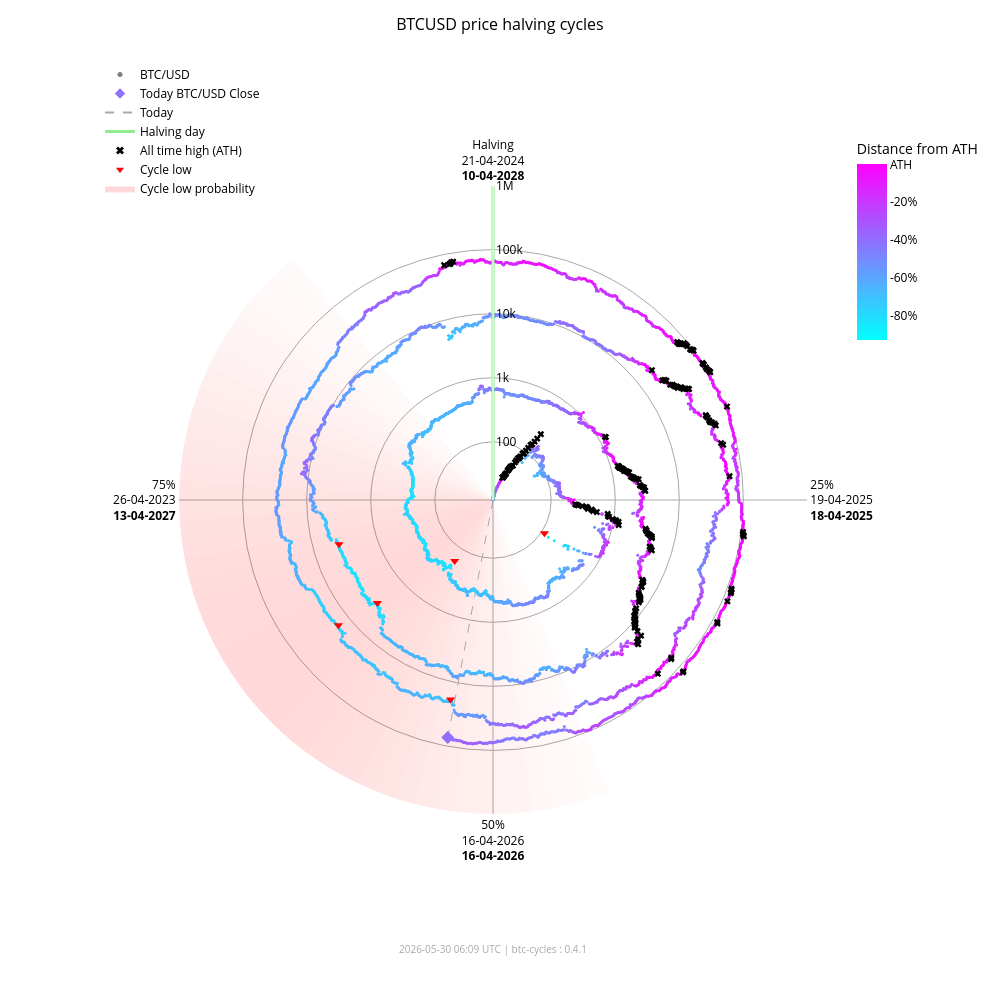

The cell this chart's notebook holds for it:
### Markdown cell above
### Interactive chart (plotly)

### Code cell
fig_interactive = btc.plot(
    kind="interactive",
    from_date="2012-11-28",
)
# plotly config for interactivity
config = {"scrollZoom": True, "displayModeBar": True}
# display in notebook
fig_interactive.show(config=config)

### Figure 1 — Plotly figure (JSON) as saved in the notebook; plotly's stock layout.template omitted (floating-point values rounded to 4 significant figures; data arrays with more than 128 entries replaced by an {"elided": "..."} marker saying what was removed)
{"data": [{"fill": "toself", "fillcolor": "rgba(255,0,0,0.017168280509461755)", "hoverinfo": "skip", "line": {"width": 0}, "mode": "lines", "r": [12.35, 1000000, 1000000, 12.35, 12.35], "showlegend": false, "theta": [158.4, 158.4, 162.0, 162.0, 158.4], "type": "scatterpolar"}, {"fill": "toself", "fillcolor": "rgba(255,0,0,0.022114794501891175)", "hoverinfo": "skip", "line": {"width": 0}, "mode": "lines", "r": [12.35, 1000000, 1000000, 12.35, 12.35], "showlegend": false, "theta": [162.0, 162.0, 165.6, 165.6, 162.0], "type": "scatterpolar"}, {"fill": "toself", "fillcolor": "rgba(255,0,0,0.02790404259511669)", "hoverinfo": "skip", "line": {"width": 0}, "mode": "lines", "r": [12.35, 1000000, 1000000, 12.35, 12.35], "showlegend": false, "theta": [165.6, 165.6, 169.2, 169.2, 165.6], "type": "scatterpolar"}, {"fill": "toself", "fillcolor": "rgba(255,0,0,0.034518294852420334)", "hoverinfo": "skip", "line": {"width": 0}, "mode": "lines", "r": [12.35, 1000000, 1000000, 12.35, 12.35], "showlegend": false, "theta": [169.2, 169.2, 172.8, 172.8, 169.2], "type": "scatterpolar"}, {"fill": "toself", "fillcolor": "rgba(255,0,0,0.041901979682821514)", "hoverinfo": "skip", "line": {"width": 0}, "mode": "lines", "r": [12.35, 1000000, 1000000, 12.35, 12.35], "showlegend": false, "theta": [172.8, 172.8, 176.4, 176.4, 172.8], "type": "scatterpolar"}, {"fill": "toself", "fillcolor": "rgba(255,0,0,0.04996405861294358)", "hoverinfo": "skip", "line": {"width": 0}, "mode": "lines", "r": [12.35, 1000000, 1000000, 12.35, 12.35], "showlegend": false, "theta": [176.4, 176.4, 180.0, 180.0, 176.4], "type": "scatterpolar"}, {"fill": "toself", "fillcolor": "rgba(255,0,0,0.05858349692240514)", "hoverinfo": "skip", "line": {"width": 0}, "mode": "lines", "r": [12.35, 1000000, 1000000, 12.35, 12.35], "showlegend": false, "theta": [180.0, 180.0, 183.6, 183.6, 180.0], "type": "scatterpolar"}, {"fill": "toself", "fillcolor": "rgba(255,0,0,0.06761662035375064)", "hoverinfo": "skip", "line": {"width": 0}, "mode": "lines", "r": [12.35, 1000000, 1000000, 12.35, 12.35], "showlegend": false, "theta": [183.6, 183.6, 187.2, 187.2, 183.6], "type": "scatterpolar"}, {"fill": "toself", "fillcolor": "rgba(255,0,0,0.07690481219944661)", "hoverinfo": "skip", "line": {"width": 0}, "mode": "lines", "r": [12.35, 1000000, 1000000, 12.35, 12.35], "showlegend": false, "theta": [187.2, 187.2, 190.8, 190.8, 187.2], "type": "scatterpolar"}, {"fill": "toself", "fillcolor": "rgba(255,0,0,0.08628112000611096)", "hoverinfo": "skip", "line": {"width": 0}, "mode": "lines", "r": [12.35, 1000000, 1000000, 12.35, 12.35], "showlegend": false, "theta": [190.8, 190.8, 194.4, 194.4, 190.8], "type": "scatterpolar"}, {"fill": "toself", "fillcolor": "rgba(255,0,0,0.09557490841018089)", "hoverinfo": "skip", "line": {"width": 0}, "mode": "lines", "r": [12.35, 1000000, 1000000, 12.35, 12.35], "showlegend": false, "theta": [194.4, 194.4, 198.0, 198.0, 194.4], "type": "scatterpolar"}, {"fill": "toself", "fillcolor": "rgba(255,0,0,0.10461455782963762)", "hoverinfo": "skip", "line": {"width": 0}, "mode": "lines", "r": [12.35, 1000000, 1000000, 12.35, 12.35], "showlegend": false, "theta": [198.0, 198.0, 201.6, 201.6, 198.0], "type": "scatterpolar"}, {"fill": "toself", "fillcolor": "rgba(255,0,0,0.11322908719652829)", "hoverinfo": "skip", "line": {"width": 0}, "mode": "lines", "r": [12.35, 1000000, 1000000, 12.35, 12.35], "showlegend": false, "theta": [201.6, 201.6, 205.2, 205.2, 201.6], "type": "scatterpolar"}, {"fill": "toself", "fillcolor": "rgba(255,0,0,0.12125015337052986)", "hoverinfo": "skip", "line": {"width": 0}, "mode": "lines", "r": [12.35, 1000000, 1000000, 12.35, 12.35], "showlegend": false, "theta": [205.2, 205.2, 208.8, 208.8, 205.2], "type": "scatterpolar"}, {"fill": "toself", "fillcolor": "rgba(255,0,0,0.12851590515331976)", "hoverinfo": "skip", "line": {"width": 0}, "mode": "lines", "r": [12.35, 1000000, 1000000, 12.35, 12.35], "showlegend": false, "theta": [208.8, 208.8, 212.4, 212.4, 208.8], "type": "scatterpolar"}, {"fill": "toself", "fillcolor": "rgba(255,0,0,0.13487757461161184)", "hoverinfo": "skip", "line": {"width": 0}, "mode": "lines", "r": [12.35, 1000000, 1000000, 12.35, 12.35], "showlegend": false, "theta": [212.4, 212.4, 216.0, 216.0, 212.4], "type": "scatterpolar"}, {"fill": "toself", "fillcolor": "rgba(255,0,0,0.14020862181849592)", "hoverinfo": "skip", "line": {"width": 0}, "mode": "lines", "r": [12.35, 1000000, 1000000, 12.35, 12.35], "showlegend": false, "theta": [216.0, 216.0, 219.6, 219.6, 216.0], "type": "scatterpolar"}, {"fill": "toself", "fillcolor": "rgba(255,0,0,0.14441504950654527)", "hoverinfo": "skip", "line": {"width": 0}, "mode": "lines", "r": [12.35, 1000000, 1000000, 12.35, 12.35], "showlegend": false, "theta": [219.6, 219.6, 223.2, 223.2, 219.6], "type": "scatterpolar"}, {"fill": "toself", "fillcolor": "rgba(255,0,0,0.14744459351271713)", "hoverinfo": "skip", "line": {"width": 0}, "mode": "lines", "r": [12.35, 1000000, 1000000, 12.35, 12.35], "showlegend": false, "theta": [223.2, 223.2, 226.8, 226.8, 223.2], "type": "scatterpolar"}, {"fill": "toself", "fillcolor": "rgba(255,0,0,0.14929223192296423)", "hoverinfo": "skip", "line": {"width": 0}, "mode": "lines", "r": [12.35, 1000000, 1000000, 12.35, 12.35], "showlegend": false, "theta": [226.8, 226.8, 230.4, 230.4, 226.8], "type": "scatterpolar"}, {"fill": "toself", "fillcolor": "rgba(255,0,0,0.15)", "hoverinfo": "skip", "line": {"width": 0}, "mode": "lines", "r": [12.35, 1000000, 1000000, 12.35, 12.35], "showlegend": false, "theta": [230.4, 230.4, 234.0, 234.0, 230.4], "type": "scatterpolar"}, {"fill": "toself", "fillcolor": "rgba(255,0,0,0.14965033825231114)", "hoverinfo": "skip", "line": {"width": 0}, "mode": "lines", "r": [12.35, 1000000, 1000000, 12.35, 12.35], "showlegend": false, "theta": [234.0, 234.0, 237.6, 237.6, 234.0], "type": "scatterpolar"}, {"fill": "toself", "fillcolor": "rgba(255,0,0,0.14835378057909807)", "hoverinfo": "skip", "line": {"width": 0}, "mode": "lines", "r": [12.35, 1000000, 1000000, 12.35, 12.35], "showlegend": false, "theta": [237.6, 237.6, 241.2, 241.2, 237.6], "type": "scatterpolar"}, {"fill": "toself", "fillcolor": "rgba(255,0,0,0.14623322283554635)", "hoverinfo": "skip", "line": {"width": 0}, "mode": "lines", "r": [12.35, 1000000, 1000000, 12.35, 12.35], "showlegend": false, "theta": [241.2, 241.2, 244.8, 244.8, 241.2], "type": "scatterpolar"}, {"fill": "toself", "fillcolor": "rgba(255,0,0,0.1434078538226231)", "hoverinfo": "skip", "line": {"width": 0}, "mode": "lines", "r": [12.35, 1000000, 1000000, 12.35, 12.35], "showlegend": false, "theta": [244.8, 244.8, 248.4, 248.4, 244.8], "type": "scatterpolar"}, {"fill": "toself", "fillcolor": "rgba(255,0,0,0.13997983179373427)", "hoverinfo": "skip", "line": {"width": 0}, "mode": "lines", "r": [12.35, 1000000, 1000000, 12.35, 12.35], "showlegend": false, "theta": [248.4, 248.4, 252.0, 252.0, 248.4], "type": "scatterpolar"}, {"fill": "toself", "fillcolor": "rgba(255,0,0,0.13602598258454268)", "hoverinfo": "skip", "line": {"width": 0}, "mode": "lines", "r": [12.35, 1000000, 1000000, 12.35, 12.35], "showlegend": false, "theta": [252.0, 252.0, 255.6, 255.6, 252.0], "type": "scatterpolar"}, {"fill": "toself", "fillcolor": "rgba(255,0,0,0.13159547355344953)", "hoverinfo": "skip", "line": {"width": 0}, "mode": "lines", "r": [12.35, 1000000, 1000000, 12.35, 12.35], "showlegend": false, "theta": [255.6, 255.6, 259.2, 259.2, 255.6], "type": "scatterpolar"}, {"fill": "toself", "fillcolor": "rgba(255,0,0,0.12671301775492697)", "hoverinfo": "skip", "line": {"width": 0}, "mode": "lines", "r": [12.35, 1000000, 1000000, 12.35, 12.35], "showlegend": false, "theta": [259.2, 259.2, 262.8, 262.8, 259.2], "type": "scatterpolar"}, {"fill": "toself", "fillcolor": "rgba(255,0,0,0.12138610149219965)", "hoverinfo": "skip", "line": {"width": 0}, "mode": "lines", "r": [12.35, 1000000, 1000000, 12.35, 12.35], "showlegend": false, "theta": [262.8, 262.8, 266.4, 266.4, 262.8], "type": "scatterpolar"}, {"fill": "toself", "fillcolor": "rgba(255,0,0,0.1156142551644921)", "hoverinfo": "skip", "line": {"width": 0}, "mode": "lines", "r": [12.35, 1000000, 1000000, 12.35, 12.35], "showlegend": false, "theta": [266.4, 266.4, 270.0, 270.0, 266.4], "type": "scatterpolar"}, {"fill": "toself", "fillcolor": "rgba(255,0,0,0.10939851441251548)", "hoverinfo": "skip", "line": {"width": 0}, "mode": "lines", "r": [12.35, 1000000, 1000000, 12.35, 12.35], "showlegend": false, "theta": [270.0, 270.0, 273.6, 273.6, 270.0], "type": "scatterpolar"}, {"fill": "toself", "fillcolor": "rgba(255,0,0,0.10274974912946185)", "hoverinfo": "skip", "line": {"width": 0}, "mode": "lines", "r": [12.35, 1000000, 1000000, 12.35, 12.35], "showlegend": false, "theta": [273.6, 273.6, 277.2, 277.2, 273.6], "type": "scatterpolar"}, {"fill": "toself", "fillcolor": "rgba(255,0,0,0.09569517349791425)", "hoverinfo": "skip", "line": {"width": 0}, "mode": "lines", "r": [12.35, 1000000, 1000000, 12.35, 12.35], "showlegend": false, "theta": [277.2, 277.2, 280.8, 280.8, 277.2], "type": "scatterpolar"}, {"fill": "toself", "fillcolor": "rgba(255,0,0,0.08828282625646727)", "hoverinfo": "skip", "line": {"width": 0}, "mode": "lines", "r": [12.35, 1000000, 1000000, 12.35, 12.35], "showlegend": false, "theta": [280.8, 280.8, 284.4, 284.4, 280.8], "type": "scatterpolar"}, {"fill": "toself", "fillcolor": "rgba(255,0,0,0.08058400018765345)", "hoverinfo": "skip", "line": {"width": 0}, "mode": "lines", "r": [12.35, 1000000, 1000000, 12.35, 12.35], "showlegend": false, "theta": [284.4, 284.4, 288.0, 288.0, 284.4], "type": "scatterpolar"}, {"fill": "toself", "fillcolor": "rgba(255,0,0,0.07269354608292704)", "hoverinfo": "skip", "line": {"width": 0}, "mode": "lines", "r": [12.35, 1000000, 1000000, 12.35, 12.35], "showlegend": false, "theta": [288.0, 288.0, 291.6, 291.6, 288.0], "type": "scatterpolar"}, {"fill": "toself", "fillcolor": "rgba(255,0,0,0.06472784449068783)", "hoverinfo": "skip", "line": {"width": 0}, "mode": "lines", "r": [12.35, 1000000, 1000000, 12.35, 12.35], "showlegend": false, "theta": [291.6, 291.6, 295.2, 295.2, 291.6], "type": "scatterpolar"}, {"fill": "toself", "fillcolor": "rgba(255,0,0,0.05682021976743955)", "hoverinfo": "skip", "line": {"width": 0}, "mode": "lines", "r": [12.35, 1000000, 1000000, 12.35, 12.35], "showlegend": false, "theta": [295.2, 295.2, 298.8, 298.8, 295.2], "type": "scatterpolar"}, {"fill": "toself", "fillcolor": "rgba(255,0,0,0.04911378436707333)", "hoverinfo": "skip", "line": {"width": 0}, "mode": "lines", "r": [12.35, 1000000, 1000000, 12.35, 12.35], "showlegend": false, "theta": [298.8, 298.8, 302.4, 302.4, 298.8], "type": "scatterpolar"}, {"fill": "toself", "fillcolor": "rgba(255,0,0,0.04175213714896469)", "hoverinfo": "skip", "line": {"width": 0}, "mode": "lines", "r": [12.35, 1000000, 1000000, 12.35, 12.35], "showlegend": false, "theta": [302.4, 302.4, 306.0, 306.0, 302.4], "type": "scatterpolar"}, {"fill": "toself", "fillcolor": "rgba(255,0,0,0.034868865657538876)", "hoverinfo": "skip", "line": {"width": 0}, "mode": "lines", "r": [12.35, 1000000, 1000000, 12.35, 12.35], "showlegend": false, "theta": [306.0, 306.0, 309.6, 309.6, 306.0], "type": "scatterpolar"}, {"fill": "toself", "fillcolor": "rgba(255,0,0,0.02857722515334582)", "hoverinfo": "skip", "line": {"width": 0}, "mode": "lines", "r": [12.35, 1000000, 1000000, 12.35, 12.35], "showlegend": false, "theta": [309.6, 309.6, 313.2, 313.2, 309.6], "type": "scatterpolar"}, {"fill": "toself", "fillcolor": "rgba(255,0,0,0.022961515313555197)", "hoverinfo": "skip", "line": {"width": 0}, "mode": "lines", "r": [12.35, 1000000, 1000000, 12.35, 12.35], "showlegend": false, "theta": [313.2, 313.2, 316.8, 316.8, 313.2], "type": "scatterpolar"}, {"fill": "toself", "fillcolor": "rgba(255,0,0,0.01807146942917362)", "hoverinfo": "skip", "line": {"width": 0}, "mode": "lines", "r": [12.35, 1000000, 1000000, 12.35, 12.35], "showlegend": false, "theta": [316.8, 316.8, 320.4, 320.4, 316.8], "type": "scatterpolar"}, {"hoverinfo": "text", "marker": {"color": {"elided": "4932 str values"}, "size": 3}, "mode": "markers", "r": {"elided": "4932 float values"}, "showlegend": false, "text": {"elided": "4932 str values"}, "theta": {"elided": "4932 float values"}, "type": "scatterpolar"}, {"hoverinfo": "skip", "line": {"color": "lightgreen", "width": 3}, "mode": "lines", "r": [12.35, 1000000], "showlegend": false, "theta": [0, 0], "type": "scatterpolar"}, {"hoverinfo": "skip", "line": {"color": "darkgrey", "dash": "dash", "width": 1}, "mode": "lines", "r": [12.35, 73460.0], "showlegend": false, "theta": [190.8, 190.8], "type": "scatterpolar"}, {"hoverinfo": "text", "marker": {"color": "#8e71ff", "size": 10, "symbol": "diamond"}, "mode": "markers", "r": [73460.0], "showlegend": false, "text": ["Today<br>Date: 2026-05-30<br>Price: $73,458.13"], "theta": [190.8], "type": "scatterpolar"}, {"hoverinfo": "text", "marker": {"color": "black", "size": 6, "symbol": "x"}, "mode": "markers", "r": {"elided": "195 float values"}, "showlegend": false, "text": {"elided": "195 str values"}, "theta": {"elided": "195 float values"}, "type": "scatterpolar"}, {"hoverinfo": "text", "marker": {"color": "red", "size": 8, "symbol": "triangle-down"}, "mode": "markers", "r": [111.6, 164.9, 3233.0, 3925.0, 18950.0, 15760.0], "showlegend": false, "text": ["Cycle Low<br>Date: 2014-02-21<br>Price: $111.56<br>ATH distance: -91.0%", "Cycle Low<br>Date: 2015-01-14<br>Price: $164.92<br>ATH distance: -86.7%", "Cycle Low<br>Date: 2018-12-15<br>Price: $3,232.51<br>ATH distance: -83.3%", "Cycle Low<br>Date: 2019-03-25<br>Price: $3,924.55<br>ATH distance: -79.7%", "Cycle Low<br>Date: 2022-06-18<br>Price: $18,954.25<br>ATH distance: -71.9%", "Cycle Low<br>Date: 2022-11-21<br>Price: $15,760.19<br>ATH distance: -76.7%"], "theta": [122.8, 212.1, 228.3, 254.0, 192.0, 231.0], "type": "scatterpolar"}, {"marker": {"color": "grey", "size": 5}, "mode": "markers", "name": "BTC/USD", "r": [null], "theta": [null], "type": "scatterpolar"}, {"marker": {"color": "#8e71ff", "size": 8, "symbol": "diamond"}, "mode": "markers", "name": "Today BTC/USD Close", "r": [null], "theta": [null], "type": "scatterpolar"}, {"line": {"color": "darkgrey", "dash": "dash"}, "mode": "lines", "name": "Today", "r": [null], "theta": [null], "type": "scatterpolar"}, {"line": {"color": "lightgreen", "width": 3}, "mode": "lines", "name": "Halving day", "r": [null], "theta": [null], "type": "scatterpolar"}, {"marker": {"color": "black", "size": 7, "symbol": "x"}, "mode": "markers", "name": "All time high (ATH)", "r": [null], "theta": [null], "type": "scatterpolar"}, {"marker": {"color": "red", "size": 7, "symbol": "triangle-down"}, "mode": "markers", "name": "Cycle low", "r": [null], "theta": [null], "type": "scatterpolar"}, {"fill": "toself", "fillcolor": "rgba(255,0,0,0.15)", "line": {"width": 0}, "mode": "lines", "name": "Cycle low probability", "r": [null], "theta": [null], "type": "scatterpolar"}, {"hoverinfo": "skip", "marker": {"cmax": 0, "cmin": -0.9307, "color": [0], "colorbar": {"len": 0.25, "ticktext": ["ATH", "-20%", "-40%", "-60%", "-80%", "-100%"], "tickvals": [0, -0.2, -0.4, -0.6, -0.8, -1.0], "title": {"text": "Distance from ATH"}, "x": 0.95, "y": 0.92, "yanchor": "top"}, "colorscale": {"elided": "256x2 mixed values"}, "showscale": true, "size": 0}, "mode": "markers", "r": [null], "showlegend": false, "theta": [null], "type": "scatterpolar"}], "layout": {"annotations": [{"font": {"color": "darkgrey", "size": 10}, "showarrow": false, "text": "2026-05-30 06:09 UTC | btc-cycles : 0.4.1", "x": 0.5, "xref": "paper", "y": -0.02, "yref": "paper"}], "font": {"color": "black"}, "height": 1000, "legend": {"bgcolor": "rgba(0,0,0,0)", "font": {"color": "black"}, "x": 0.0, "y": 1.0}, "margin": {"b": 60, "l": 100, "r": 80, "t": 60}, "paper_bgcolor": "white", "plot_bgcolor": "white", "polar": {"angularaxis": {"color": "black", "direction": "clockwise", "gridcolor": "darkgrey", "rotation": 90, "ticktext": ["Halving<br>21-04-2024<br><b>10-04-2028</b>", "25%<br>19-04-2025<br><b>18-04-2025</b>", "50%<br>16-04-2026<br><b>16-04-2026</b>", "75%<br>26-04-2023<br><b>13-04-2027</b>"], "tickvals": [0, 90, 180, 270]}, "bgcolor": "white", "domain": {"x": [0.1, 0.9], "y": [0.05, 0.95]}, "radialaxis": {"angle": 90, "color": "black", "gridcolor": "darkgrey", "range": [1.092, 6.0], "tickangle": 90, "ticktext": ["100", "1k", "10k", "100k", "1M"], "tickvals": [100, 1000, 10000, 100000, 1000000], "type": "log"}}, "title": {"font": {"color": "black", "size": 16}, "text": "BTCUSD price halving cycles", "x": 0.5}, "width": 1000}}
